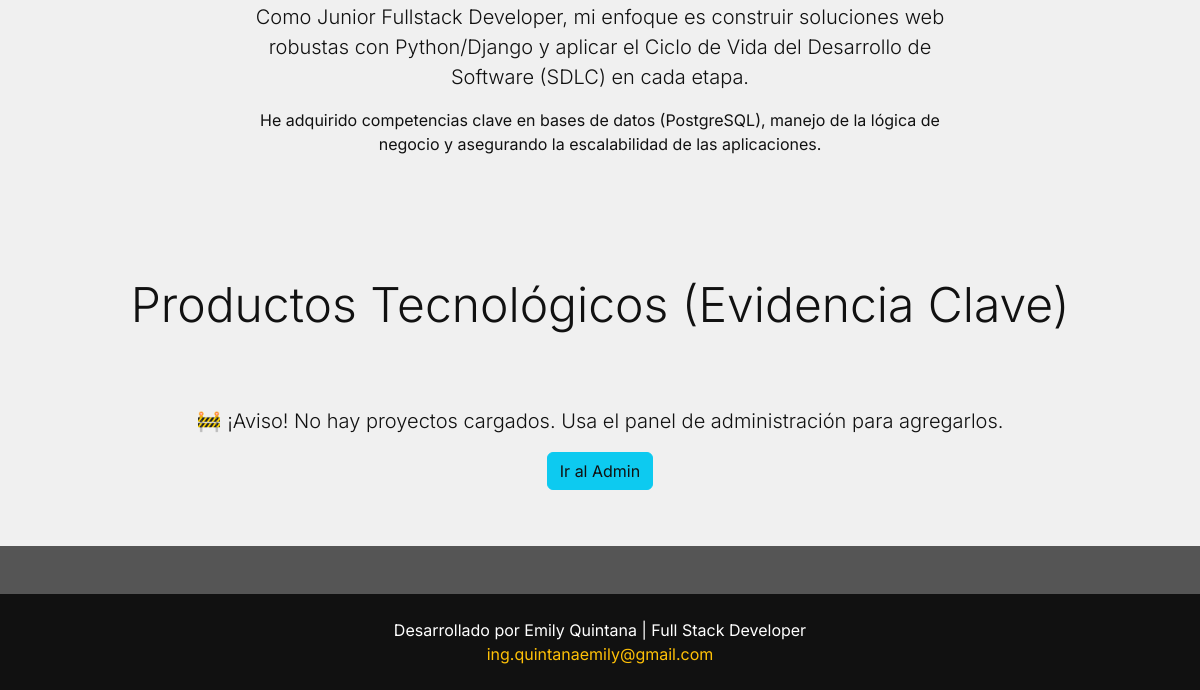
Before: / (lower part) with the older database file.
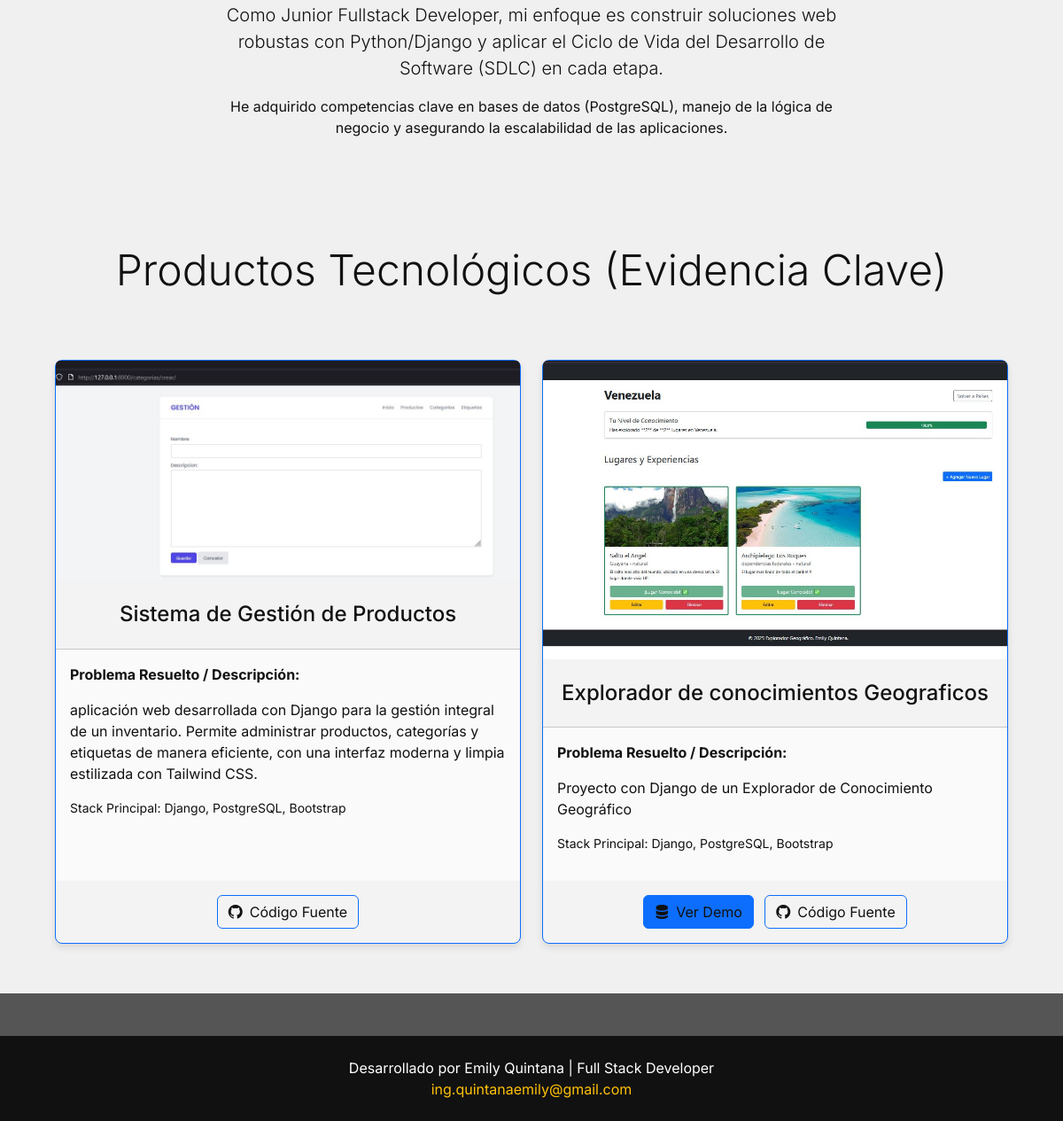
After: the same page with the newer database file.
### portafolio_app/models.py (models this page shows, shortened)
class Proyecto(models.Model):
    titulo = models.CharField(max_length=100, verbose_name="Título del Proyecto")
    descripcion = models.TextField(verbose_name="Descripción (Problema Resuelto)")
    imagen = models.ImageField(
        upload_to='proyectos/',
        verbose_name="Miniatura del Proyecto",
        null=True,
        blank=True
    )
    url_github = models.URLField(
        verbose_name="Enlace a GitHub/Repositorio",
        blank=True
    )
    url_demo = models.URLField(
        verbose_name="Enlace a Demo en Vivo (Deploy)",
        blank=True
    )
    fecha_creacion = models.DateTimeField(auto_now_add=True)
    class Meta:
        verbose_name = "Proyecto de Portafolio"
        verbose_name_plural = "Proyectos de Portafolio"
        ordering = ['-fecha_creacion']

### portafolio_app/views.py (the view)
# urls.py: path('', views.index, name='index'),
def index(request):
    proyectos_web_dinamicos = Proyecto.objects.all()
    proyectos_gamedev = [
        {
            'titulo': 'Demo App',
            'descripcion': 'Aplicación de ejemplo (Novela Visual) para mostrar el uso de tecnologías no web.',
            'tipo': 'Software',
            'tecnologias': ['Renpy', 'Python'],
            'link_demo': '#',
        },
        {
            'titulo': 'UX/UI Prototipo',
            'descripcion': 'Diseño de interfaz en Figma para un proyecto de gestión de inventario.',
            'tipo': 'Diseño',
            'tecnologias': ['Figma', 'Prototipado'],
            'link_demo': '#',
        },
    ]
    habilidades = {
        'frontend': [
            'HTML5',
            'CSS3',
            'Bootstrap',
            'Diseño Responsivo'
        ],
        'backend': [
            'Python',
            'Django',
            'PostgreSQL',
            'SQLite',
            'Git/GitHub',
            'Deployment (Render)'
        ],
        'organizacion': [
            'Agile/Scrum',
            'Resolución de Problemas'
        ]
    }
    servicios = [
        {
            'titulo': 'Desarrollo Web Full Stack',
            'descripcion': 'Construcción de aplicaciones web robustas con Python/Django. Base de datos segura y escalable.',
            'icono': 'bi-code-slash'
        },
        {
            'titulo': 'Despliegue y Mantenimiento (DevOps)',
            'descripcion': 'Configuración de entornos de producción y despliegue en plataformas cloud (Render).',
            'icono': 'bi-cloud-check-fill'
        },
        {
            'titulo': 'Gestión de Proyectos SDLC',
            'descripcion': 'Aplicación de buenas prácticas en el ciclo de vida del software, desde la planificación hasta las pruebas.',
            'icono': 'bi-diagram-3'
        },
    ]
    contacto = {
        'email': 'emily.quintana@ejemplo.com',
        'github': 'https://github.com/EmyQuintana',
        'linkedin': 'https://www.linkedin.com/in/Emily-Quintana/',
    }
    context = {
        'proyectos_web': proyectos_web_dinamicos,
        'habilidades': habilidades,
        'servicios': servicios,
        'contacto': contacto,
    }
    return render(request, 'portafolio_app/index.html', context)

### portafolio_app/templates/portafolio_app/index.html (shortened to what this page needs)
{% extends 'portafolio_app/base.html' %}
{% load static %}
{% block content %}
    <section id="sobre-mi" class="py-5 py-md-5">
        <div class="container contenido">
            <div class="row align-items-center justify-content-center g-4 mx-2 my-2">
                <div class="col-12 col-md-10 col-lg-8 text-center">
                    <p class="lead">
                        Como Junior Fullstack Developer, mi enfoque es construir soluciones web robustas con Python/Django y aplicar el Ciclo de Vida del Desarrollo de Software (SDLC) en cada etapa.
                    </p>
                    <p>
                        He adquirido competencias clave en bases de datos (PostgreSQL), manejo de la lógica de negocio y asegurando la escalabilidad de las aplicaciones.
                    </p>
                </div>
            </div>
        </div>
    </section>
    <section id="proyectos" class="py-5">
        <div class="container contenido">
            <h2 class="text-center mb-5 display-5 fw-light" id="titulo-proyectos" style="color: var(--color-texto);">
                Productos Tecnológicos (Evidencia Clave)
            </h2>
            <div class="row g-4 mx-2 my-2 justify-content-center">
                {% for proyecto in proyectos_web %}
                <div class="col-12 col-md-10 col-lg-6">
                    <div class="card border-primary h-100">
                        {% if proyecto.imagen %}
                        <img src="{{ proyecto.imagen.url }}" class="card-img-top img-fluid"
                            alt="Miniatura de {{ proyecto.titulo }}" style="object-fit: cover;">
                        {% endif %}
                        <div class="card-header text-center py-4">
                            <h4 class="card-title mb-0 text-primary">{{ proyecto.titulo }}</h4>
                        </div>
                        <div class="card-body text-secondary">
                            <p class="fw-bold">Problema Resuelto / Descripción:</p>
                            <p>{{ proyecto.descripcion }}</p>
                            <p class="small text-muted mt-3">Stack Principal: Django, PostgreSQL, Bootstrap</p>
                        </div>
                        <div class="card-footer border-0 text-center py-3">
                            {% if proyecto.url_demo %}
                            <a href="{{ proyecto.url_demo }}" target="_blank" class="btn btn-primary me-2">
                                <i class="bi bi-server me-2"></i>Ver Demo
                            </a>
                            {% endif %}
                            {% if proyecto.url_github %}
                            <a href="{{ proyecto.url_github }}" target="_blank" class="btn btn-outline-primary">
                                <i class="bi bi-github me-2"></i>Código Fuente
                            </a>
                            {% endif %}
                        </div>
                    </div>
                </div>
                {% empty %}
                <div class="col-12 text-center">
                    <p class="lead text-warning" style="color: var(--color-texto) !important;">
                        🚧 ¡Aviso! No hay proyectos cargados. Usa el panel de administración para agregarlos.
                    </p>
                    <a href="{% url 'admin:index' %}" class="btn btn-info">Ir al Admin</a>
                </div>
                {% endfor %}
            </div>
            </div>
    </section>
    {% endblock %}

### portafolio_app/templates/portafolio_app/base.html (shortened to what this page needs)
{% load static %}
<!DOCTYPE html>
<html lang="es">
<head>
    <link href="https://cdn.jsdelivr.net/npm/bootstrap@5.3.3/dist/css/bootstrap.min.css" rel="stylesheet">
    <link rel="stylesheet" href="https://cdn.jsdelivr.net/npm/bootstrap-icons@1.11.3/font/bootstrap-icons.min.css">
    <link rel="stylesheet" href="{% static 'portafolio_app/css/style.css' %}">
</head>
<body>
    <main>
        {% block content %}
        {% endblock %}
    </main>
    <footer id="contacto" class="bg-dark text-white py-4 mt-5">
        <div class="container text-center">
            <p class="mb-0">Desarrollado por Emily Quintana | Full Stack Developer</p>
            <a href="mailto:tuemail@ejemplo.com" class="text-decoration-none" style="color: var(--color-acento-secundario);">ing.quintanaemily@gmail.com</a>
        </div>
    </footer>
</body>
</html>

### portafolio_app/static/portafolio_app/css/style.css (style rules this page uses)
:root { --color-fondo: #555555; --color-texto: #111111; --color-section-light: #F0F0F0; --color-acento-principal: #00BCD4; --color-acento-secundario: #FFC107; --color-iconos: #E91E63; --bs-body-bg: var(--color-fondo); --bs-body-color: white; --bs-primary: var(--color-acento-principal); --bs-secondary: var(--color-acento-secundario); --bs-dark: var(--color-texto); }
body { font-family: 'Inter', sans-serif; background-color: var(--color-fondo); color: white; position: relative; z-index: 1; }
a { color: var(--color-acento-principal); text-decoration: none; transition: color 0.3s ease; }
#mainNav, #contacto { background-color: var(--color-texto) !important; color: white; }
#inicio, #proyectos, #sobre-mi, #habilidades, #contacto-form { background-color: var(--color-section-light) !important; position: relative; z-index: 1; }
#inicio *, #proyectos *, #sobre-mi *, #habilidades *, #contacto-form * { color: var(--color-texto) !important; }
.text-primary { color: var(--color-acento-principal) !important; }
.text-secondary { color: var(--color-texto) !important; }
.bi { color: var(--color-iconos) !important; }
.card { border-radius: 8px; background-color: #FAFAFA !important; box-shadow: 0 4px 8px rgba(0, 0, 0, 0.1); transition: transform 0.3s ease, box-shadow 0.3s ease; }

Changed rows visible on the page:
added Proyecto: imagen (picture), titulo "Sistema de Gestión de Productos", descripcion "aplicación web desarrollada con Django para la gestión integral de un inventario. Permite administrar productos, categorías y etiquetas de manera eficiente, con una interfaz moderna y limpia estilizada con Tailwind CSS."
added Proyecto: imagen (picture), titulo "Explorador de conocimientos Geograficos", descripcion "Proyecto con Django de un Explorador de Conocimiento Geográfico"
Other visible differences:
text no longer shown: "🚧 ¡Aviso! No hay proyectos cargados. Usa el panel de administración para agregarlos. Ir al Admin"
